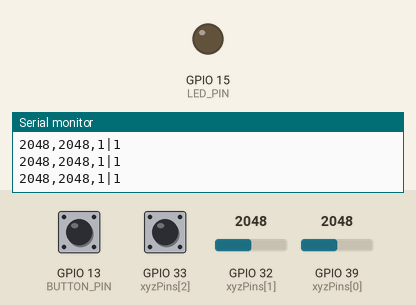
This sketch was run on a simulated ESP32. On the bench: output pins drawn as LEDs (lit = HIGH), the last lines printed to the serial monitor. The test bench sets the inputs (shaded band); at power-on: GPIO 13 (BUTTON_PIN) HIGH, GPIO 32 (xyzPins[1]) = 2048, GPIO 33 (xyzPins[2]) HIGH, GPIO 39 (xyzPins[0]) = 2048.

Above: at 1.2 s.
1.3 s: GPIO 13 (BUTTON_PIN) pulled LOW for 0.15 s
At 1.4 s:
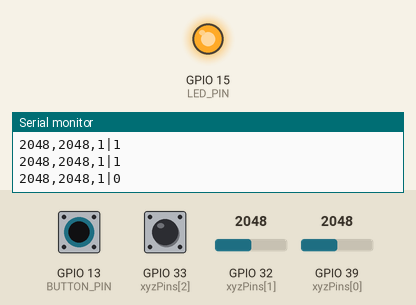
3.0 s: GPIO 13 (BUTTON_PIN) pulled LOW for 3.2 s
At 6.6 s:
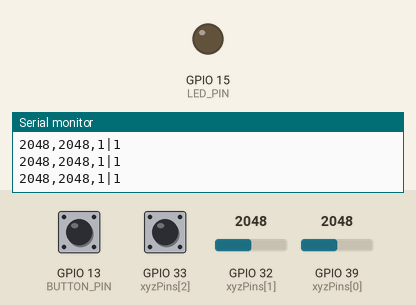
Timing chart, 0 to 8.1 s (numbered marks = the images above; inputs shaded):
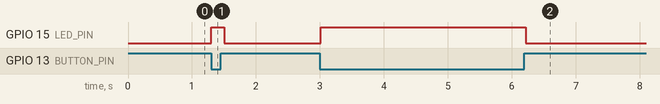

Measured:
- after the input at 1.3 s, GPIO 15 (LED_PIN): LOW → HIGH at once, → LOW 0.20 s later
- after the input at 3.0 s, GPIO 15 (LED_PIN): LOW → HIGH at once, → LOW 3.2 s later

The sketch:

Cat_Toy_Serial.ino
```cpp
/*
  Cat Toy Simulator - Serial Output
  Author: David Lee
  Last Modified Date: Oct 16
*/

#define BUTTON_PIN 13
#define LED_PIN 15

int xyzPins[] = {39, 32, 33};   // x, y, z(switch) pins
void setup() {
  Serial.begin(9600);
  pinMode(BUTTON_PIN, INPUT_PULLUP); // pullup resistor for button
  pinMode(LED_PIN, OUTPUT);
  pinMode(xyzPins[2], INPUT_PULLUP);  // pullup resistor for joystick
}
void loop() {

  int buttonVal = digitalRead(BUTTON_PIN);
  // Sanity check to make sure the button is working
  if (!buttonVal) {
    digitalWrite(LED_PIN, HIGH);
  } else {
    digitalWrite(LED_PIN, LOW);
  }

  // Joystick Values
  int xVal = analogRead(xyzPins[0]);
  int yVal = analogRead(xyzPins[1]);
  int zVal = digitalRead(xyzPins[2]);

  Serial.printf("%d,%d,%d|%d", xVal, yVal, zVal, buttonVal);
  Serial.println();
  delay(100);
}
```
